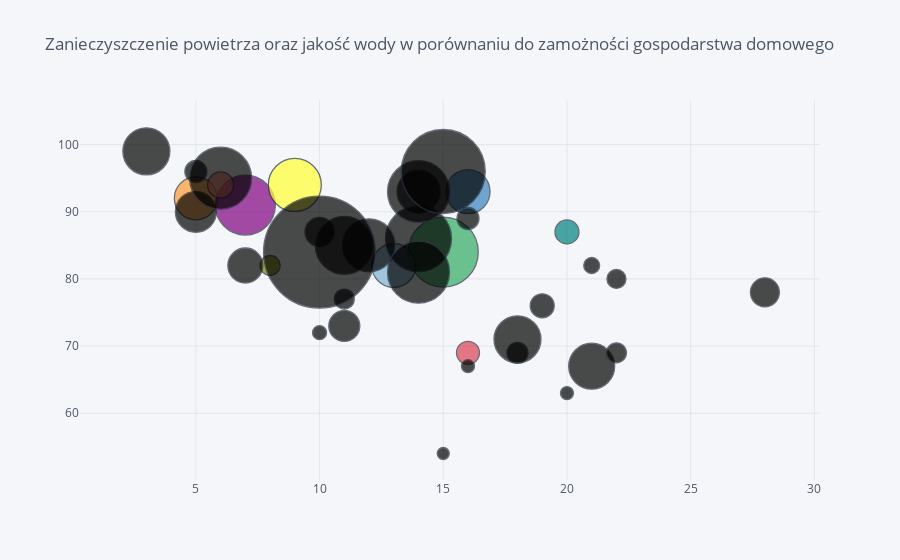

Here is the notebook cell this chart was saved with:
### Code cell
df.iplot(kind='bubble',
         x='Air pollution in ugm3',
         y='Water quality as pct',
         size='Household net financial wealth in usd',
        title='Zanieczyszczenie powietrza oraz jakość wody w porównaniu do zamożności gospodarstwa domowego',
        text='Country')

### Figure 1 — Plotly figure (JSON) as saved in the notebook; plotly's stock layout.template omitted (floating-point values rounded to 4 significant figures)
{"data": [{"marker": {"color": ["rgb(255, 153, 51)", "rgb(55, 128, 191)", "rgb(50, 171, 96)", "rgb(128, 0, 128)", "rgb(219, 64, 82)", "rgb(0, 128, 128)", "rgb(255, 255, 51)", "rgb(128, 128, 0)", "rgb(251, 128, 114)", "rgb(128, 177, 211)"], "line": {"width": 1.3}, "size": [43, 44, 70, 60, 23, 24, 53, 20, 26, 44, 43, 21, 24, 47, 35, 46, 47, 66, 29, 20, 53, 13, 62, 41, 22, 19, 29, 16, 22, 31, 62, 84, 13, 58, 112, 62, 14, 12, 20], "symbol": "circle"}, "mode": "markers", "text": ["Australia", "Austria", "Belgium", "Canada", "Chile", "Czech Republic", "Denmark", "Estonia", "Finland", "France", "Germany", "Greece", "Hungary", "Iceland", "Ireland", "Israel", "Italy", "Japan", "South Korea", "Latvia", "Luxembourg", "Mexico", "Netherlands", "New Zealand", "Norway", "Poland", "Portugal", "Slovak Republic", "Slovenia", "Spain", "Sweden", "Switzerland", "Turkey", "United Kingdom", "USA", "OECD - Total", "Brazil", "Russia", "South Africa"], "type": "scatter", "x": [5, 16, 15, 7, 16, 20, 9, 8, 6, 13, 14, 18, 19, 3, 7, 21, 18, 14, 28, 11, 12, 16, 14, 5, 5, 22, 10, 21, 16, 11, 6, 15, 20, 11, 10, 14, 10, 15, 22], "y": [92, 93, 84, 91, 69, 87, 94, 82, 94, 82, 93, 69, 76, 99, 82, 67, 71, 86, 78, 77, 85, 67, 93, 90, 96, 80, 87, 82, 89, 73, 95, 96, 63, 85, 84, 81, 72, 54, 69]}], "layout": {"legend": {"bgcolor": "#F5F6F9", "font": {"color": "#4D5663"}}, "paper_bgcolor": "#F5F6F9", "plot_bgcolor": "#F5F6F9", "title": {"font": {"color": "#4D5663"}, "text": "Zanieczyszczenie powietrza oraz jakość wody w porównaniu do zamożności gospodarstwa domowego"}, "xaxis": {"gridcolor": "#E1E5ED", "showgrid": true, "tickfont": {"color": "#4D5663"}, "title": {"font": {"color": "#4D5663"}, "text": ""}, "zerolinecolor": "#E1E5ED"}, "yaxis": {"gridcolor": "#E1E5ED", "showgrid": true, "tickfont": {"color": "#4D5663"}, "title": {"font": {"color": "#4D5663"}, "text": ""}, "zerolinecolor": "#E1E5ED"}}}
